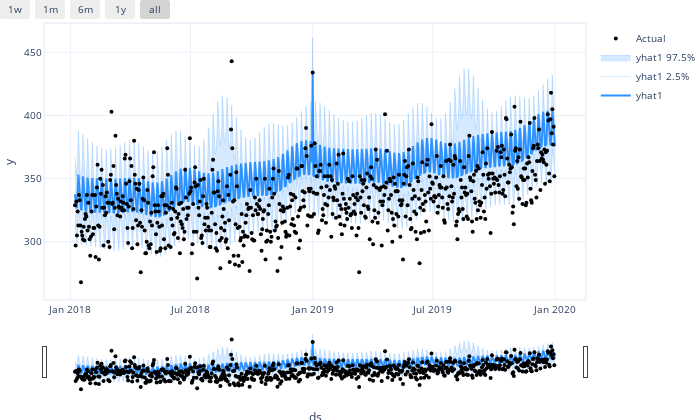

The cell this chart's notebook holds for it:
### Code cell
m2.plot(forecast[forecast["ID"] == "Dorset"])

### Figure 1 — Plotly figure (JSON) as saved in the notebook; plotly's stock layout.template omitted (floating-point values rounded to 4 significant figures; data arrays with more than 128 entries replaced by an {"elided": "..."} marker saying what was removed)
{"data": [{"fill": "none", "line": {"color": "rgba(45, 146, 255, 1.0)", "width": 2}, "mode": "lines", "name": "yhat1", "type": "scatter", "x": {"elided": "724 str values"}, "y": {"elided": "724 float values"}}, {"fillcolor": "rgba(45, 146, 255, 0.2)", "line": {"color": "rgba(45, 146, 255, 0.2)", "width": 1}, "mode": "lines", "name": "yhat1 2.5%", "type": "scatter", "x": {"elided": "724 str values"}, "y": {"elided": "724 float values"}}, {"fill": "tonexty", "fillcolor": "rgba(45, 146, 255, 0.2)", "line": {"color": "rgba(45, 146, 255, 0.2)", "width": 1}, "mode": "lines", "name": "yhat1 97.5%", "type": "scatter", "x": {"elided": "724 str values"}, "y": {"elided": "724 float values"}}, {"marker": {"color": "black", "size": 4}, "mode": "markers", "name": "Actual", "type": "scatter", "x": {"elided": "724 str values"}, "y": {"elided": "724 int values"}}], "layout": {"autosize": true, "font": {"size": 10}, "height": 420, "hovermode": "x unified", "margin": {"b": 0, "l": 0, "pad": 0, "r": 10, "t": 10}, "showlegend": true, "title": {"font": {"size": 12}}, "width": 700, "xaxis": {"autorange": true, "linewidth": 1.5, "mirror": true, "range": ["2017-11-23 20:10:26.4761", "2020-02-15 03:49:33.5239"], "rangeselector": {"buttons": [{"count": 7, "label": "1w", "step": "day", "stepmode": "backward"}, {"count": 1, "label": "1m", "step": "month", "stepmode": "backward"}, {"count": 6, "label": "6m", "step": "month", "stepmode": "backward"}, {"count": 1, "label": "1y", "step": "year", "stepmode": "backward"}, {"step": "all"}]}, "rangeslider": {"autorange": true, "range": ["2017-11-23 20:10:26.4761", "2020-02-15 03:49:33.5239"], "visible": true, "yaxis": {"_template": null, "rangemode": "match"}}, "showline": true, "title": {"text": "ds"}, "type": "date"}, "yaxis": {"autorange": true, "linewidth": 1.5, "mirror": true, "range": [254.7, 472.4], "showline": true, "title": {"text": "y"}, "type": "linear"}}}
